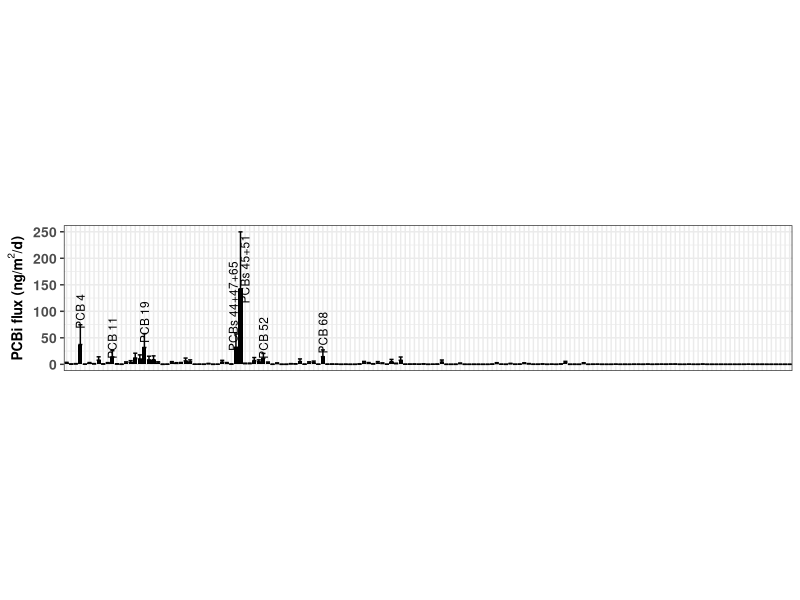

Reproduce this figure in R.
# Code to estimate individual PCB fluxes from Portland Harbor
# using 2018 and 2019 water samples
# Air data are not used in these calculations
# Monte Carlo simulation is included

# Packages and libraries needed -------------------------------------------
# Install package
install.packages("ggplot2")

# Load libraries
library(ggplot2)

# Chemical properties -----------------------------------------------------

# Create matrix to storage CP data
cp <- data.frame(matrix(NA, nrow = 159, ncol = 7))

# Add column names
colnames(cp) <- c('Congener', 'MW.PCB', 'nOrtho.Cl', 'H0.mean', 'H0.error',
                  'Kow.mean', 'Kow.error')

# Add PCB names
cp[,1] <- as.factor(c("PCB1", "PCB2", "PCB3", "PCB4", "PCB5", "PCB6", "PCB7", "PCB8",
                      "PCB9", "PCB10", "PCB11", "PCB12+13", "PCB14", "PCB15", "PCB16",
                      "PCB17", "PCB18+30", "PCB19", "PCB20+28", "PCB21+33", "PCB22",
                      "PCB23", "PCB24", "PCB25", "PCB26+29", "PCB27", "PCB31", "PCB32",
                      "PCB34", "PCB35", "PCB36", "PCB37", "PCB38", "PCB39", "PCB40+41+71",
                      "PCB42", "PCB43", "PCB44+47+65", "PCB45+51", "PCB46", "PCB48",
                      "PCB49+69", "PCB50+53", "PCB52", "PCB54", "PCB55", "PCB56", "PCB57",
                      "PCB58", "PCB59+62+75", "PCB60", "PCB61+70+74+76", "PCB63", "PCB64",
                      "PCB66", "PCB67", "PCB68", "PCB72", "PCB73", "PCB77", "PCB78",
                      "PCB79", "PCB80", "PCB81", "PCB82", "PCB83+99", "PCB84",
                      "PCB85+116+117", "PCB86+87+97+108+119+125", "PCB88+91", "PCB89",
                      "PCB90+101+113", "PCB92", "PCB93+95+98+100+102", "PCB94", "PCB96",
                      "PCB103", "PCB104", "PCB105", "PCB106", "PCB107+124", "PCB109",
                      "PCB110+115", "PCB111", "PCB112", "PCB114", "PCB118", "PCB120",
                      "PCB121", "PCB122", "PCB123", "PCB126", "PCB127", "PCB128+166",
                      "PCB129+138+160+163", "PCB130", "PCB131", "PCB132", "PCB133",
                      "PCB134+143", "PCB135+151+154", "PCB136", "PCB137", "PCB139+140",
                      "PCB141", "PCB142", "PCB144", "PCB145", "PCB146", "PCB147+149",
                      "PCB148", "PCB150", "PCB152", "PCB153+168", "PCB155", "PCB156+157",
                      "PCB158", "PCB159", "PCB161", "PCB162", "PCB164", "PCB165", "PCB167",
                      "PCB169", "PCB170", "PCB171+173", "PCB172", "PCB174", "PCB175",
                      "PCB176", "PCB177", "PCB178", "PCB179", "PCB180+193", "PCB181",
                      "PCB182", "PCB183+185", "PCB184", "PCB186", "PCB187", "PCB188",
                      "PCB189", "PCB190", "PCB191", "PCB192", "PCB194", "PCB195", "PCB196",
                      "PCB197+200", "PCB198+199", "PCB201", "PCB202", "PCB203", "PCB204",
                      "PCB205", "PCB206", "PCB207", "PCB208", "PCB209"))

# Add molecular weight
cp[1:3,2] <- c(188.644)
cp[4:14,2] <- c(223.088)
cp[15:34,2] <- c(257.532)
cp[35:64,2] <- c(291.976)
cp[65:93,2] <- c(326.42)
cp[94:124,2] <- c(360.864)
cp[125:145,2] <- c(395.308)
cp[146:155,2] <- c(429.752)
cp[156:158,2] <- c(465.740544)
cp[159,2] <- c(498.64)

# Add ortho Cl of individual PCB congeners
cp[,3] <- c(1,	0,	0,	2,	1,	1,	1,	1,	1,	2,	0,
            0,	0,	0,	2,	2,	2,	3,	1,	1,	1,	1,
            2,	1,	1,	2,	1,	2,	1,	0,	0,	0,	0,
            0,	2,	2,	2,	2,	3,	3,	2,	2,	3,	2,
            4,	1,	1,	1,	1,	2,	1,	1,	1,	2,	1,
            1,	1,	1,	2,	0,	0,	0,	0,	0,	2,	2,
            3,	2,	2,	3,	3,	2,	2,	3,	3,	4,	3,
            4,	1,	2,	1,	2,	2,	1,	2,	1,	1,	1,
            2,	1,	1,	0,	0,	2,	2,	2,	3,	3,	2,
            3,	3,	4,	2,	3,	2,	3,	3,	4,	2,	3,
            3,	4,	4,	2,	4,	1,	2,	1,	2,	1,	2,
            2,	1,	0,	2,	3,	2,	3,	3,	4,	3,	3,
            4,	2,	3,	3,	3,	4,	4,	3,	4,	1,	2,
            2,	2,	1,	3,	3,	4,	3,	4,	4,	3,	4,
            2,	3,	4,	4,	4)

# Add log10 Ho of individual PCB congeners
cp[,4] <- c(-3.526,	-3.544,	-3.562,	-3.483,	-3.622,	-3.486,	-3.424,	-3.518,	-3.49,
            -3.373,	-3.537,	-3.595,	-3.376,	-3.649,	-3.6,	-3.428,	-3.495,	-3.355,
            -3.544,	-3.62,	-3.719,	-3.497,	-3.5,	-3.5,	-3.526,	-3.393,	-3.562,
            -3.407,	-3.375,	-3.3745,	-3.473,	-3.818,	-3.634,	-3.524,	-3.503,
            -3.592,	-3.475,	-3.638,	-3.45,	-3.47,	-3.519,	-3.452,	-3.366,	-3.496,
            -3.242,	-3.739,	-3.82,	-3.568,	-3.602,	-3.517,	-3.816,	-3.694,	-3.615,
            -3.565,	-3.693,	-3.631,	-3.424,	-3.441,	-3.284,	-3.989,	-3.787,	-3.705,
            -3.426,	-3.844,	-3.835,	-3.603,	-3.6,	-3.716,	-3.736,	-3.461,	-3.526,
            -3.61,	-3.585,	-3.523,	-3.407,	-3.387,	-3.298,	-3.13,	-4.003,	-3.783,
            -3.768,	-3.55,	-3.707,	-3.574,	-3.574,	-3.845,	-3.901,	-3.61,	-3.253,
            -3.901,	-3.759,	-4.087,	-3.807,	-3.984,	-3.886,	-3.817,	-3.616,	-3.693,
            -3.691,	-3.639,	-3.548,	-3.492,	-3.731,	-3.483,	-3.76,	-3.502,	-3.529,
            -3.328,	-3.727,	-3.625,	-3.367,	-3.296,	-3.369,	-3.783,	-3.075,	-4.053,
            -3.782,	-3.808,	-3.545,	-3.881,	-3.754,	-3.56,	-3.959,	-4.186,	-4.059,
            -3.763,	-3.924,	-3.772,	-3.651,	-3.527,	-3.787,	-3.671,	-3.56,	-3.969,
            -3.638,	-3.59,	-3.696,	-3.339,	-3.434,	-3.693,	-3.353,	-3.177,	-3.95,
            -3.876,	-3.718,	-4.174,	-3.926,	-3.884,	-3.619,	-3.644,	-3.884,	-3.651,
            -3.853,	-3.463,	-4.059,	-4.059,	-3.772,	-3.777,	-3.948)

# Add Ho error
cp[,5] <- c(0.662)

# Add log10 Kow of individual PCB congeners
cp[,6] <- c(4.46,	4.69,	4.69,	4.65,	4.97,	5.06,	5.07,	5.07,	5.06,
            4.84,	5.28,	5.29,	5.28,	5.3,	5.16,	5.25,	5.24,	5.02,
            5.67,	5.6,	5.58,	5.57,	5.35,	5.67,	5.66,	5.44,	5.67,
            5.44,	5.66,	5.82,	5.88,	5.83,	5.76,	5.89,	5.98,	5.76,
            5.75,	5.75,	5.53,	5.53,	5.78,	5.85,	5.62,	5.84,	5.21,
            6.11,	6.11,	6.17,	6.17,	5.95,	6.11,	6.2,	6.17,	5.95,
            6.2,	6.2,	6.26,	6.26,	6.04,	6.36,	6.35,	6.42,	6.48,
            6.36,	6.2,	6.39,	6.04,	6.3,	6.29,	6.13,	6.07,	6.38,
            6.35,	6.13,	6.13,	5.71,	6.22,	5.81,	6.65,	6.64,	6.73,
            6.48,	6.48,	6.76,	6.45,	6.65,	6.74,	6.79,	6.64,	6.64,
            6.74,	6.89,	6.95,	6.74,	6.83,	6.8,	6.58,	6.58,	6.86,
            6.55,	6.64,	6.22,	6.83,	6.67,	6.82,	6.51,	6.67,	6.25,
            6.89,	6.67,	6.73,	6.32,	6.22,	6.92,	6.41,	7.18,	7.02,
            7.24,	7.08,	7.24,	7.02,	7.05,	7.27,	7.42,	7.27,	7.11,
            7.33,	7.11,	7.17,	6.76,	7.08,	7.14,	6.73,	7.36,	7.11,
            7.2,	7.2,	6.85,	6.69,	7.17,	6.82,	7.71,	7.46,	7.55,
            7.52,	7.8,	7.56,	7.65,	7.27,	7.2,	7.62,	7.24,	7.65,
            7.3,	8,	8.09,	7.74,	7.71,	8.18)

# Add Kow error
cp[,7] <- c(0.32)

# Update names
Congener <- cp$Congener
MW.PCB <- cp$MW.PCB
nOrtho.Cl <- cp$nOrtho.Cl
H0.mean <- cp$H0.mean
H0.error <- cp$H0.error
Kow.mean <- cp$Kow.mean
Kow.error <- cp$Kow.error

# Water concentrations ----------------------------------------------------

# Read water concentrations
wc.raw <- read.csv("WaterConcentrationV02.csv")
# Different approaches to use the data
# Prepare data [pg/L] = [ng/m3]
wc.1 <- subset(wc.raw, select = -c(SampleID:Units))
wc.2 <- cbind(wc.raw$LocationID, wc.1)
colnames(wc.2)[1] <- "LocationID"
# (1) All samples
# (i) Mean and standard deviation
wc.ave <- sapply(wc.1, mean, na.rm = TRUE)
wc.sd <- sapply(wc.1, sd, na.rm = TRUE)
wc.3 <- data.frame(t(rbind(wc.ave, wc.sd)))
C.PCB.water.mean <- wc.3$wc.ave
C.PCB.water.sd <- wc.3$wc.sd
# (ii) Geometric mean and geometric standard deviation
# Log 10 individual PCBs
wc.log <- log10(wc.1)
wc.gm <- exp(sapply(wc.log, mean, na.rm = TRUE))
wc.gsd <- exp(sapply(wc.log, sd, na.rm = TRUE))
wc.4 <- data.frame(t(rbind(wc.gm, wc.gsd)))
C.PCB.water.gm <- wc.4$wc.gm
C.PCB.water.gsd <- wc.4$wc.gsd
# (2) Specific site
# Selected site
wc.POH001 <- wc.2[wc.2$LocationID == 'WCPCB_OR-POH001', ]
wc.POH002 <- wc.2[wc.2$LocationID == 'WCPCB_OR-POH002', ]
wc.POH003 <- wc.2[wc.2$LocationID == 'WCPCB_OR-POH003', ]
wc.POH004 <- wc.2[wc.2$LocationID == 'WCPCB_OR-POH004', ]
wc.POH005 <- wc.2[wc.2$LocationID == 'WCPCB_OR-POH005', ]
wc.POH006 <- wc.2[wc.2$LocationID == 'WCPCB_OR-POH006', ]
wc.POH007 <- wc.2[wc.2$LocationID == 'WCPCB_OR-POH007', ]
# Calculate mean and sd for each site
# WCPCB_OR-POH001
wc.POH001.ave <- sapply(wc.POH001[, 2:160], mean, na.rm = TRUE)
wc.POH001.sd <- sapply(wc.POH001[, 2:160], sd, na.rm = TRUE)
wc.POH001.2 <- data.frame(t(rbind(wc.POH001.ave, wc.POH001.sd)))
C.PCB.water.POH001.mean <- wc.POH001.2$wc.POH001.ave
C.PCB.water.POH001.sd <- wc.POH001.2$wc.POH001.sd
# WCPCB_OR-POH002
wc.POH002.ave <- sapply(wc.POH002[, 2:160], mean, na.rm = TRUE)
wc.POH002.sd <- sapply(wc.POH002[, 2:160], sd, na.rm = TRUE)
wc.POH002.2 <- data.frame(t(rbind(wc.POH002.ave, wc.POH002.sd)))
C.PCB.water.POH002.mean <- wc.POH002.2$wc.POH002.ave
C.PCB.water.POH002.sd <- wc.POH002.2$wc.POH002.sd
# WCPCB_OR-POH003
wc.POH003.ave <- sapply(wc.POH003[, 2:160], mean, na.rm = TRUE)
wc.POH003.sd <- sapply(wc.POH003[, 2:160], sd, na.rm = TRUE)
wc.POH003.2 <- data.frame(t(rbind(wc.POH003.ave, wc.POH003.sd)))
C.PCB.water.POH003.mean <- wc.POH003.2$wc.POH003.ave
C.PCB.water.POH003.sd <- wc.POH003.2$wc.POH003.sd
# WCPCB_OR-POH004
wc.POH004.ave <- sapply(wc.POH004[, 2:160], mean, na.rm = TRUE)
wc.POH004.sd <- sapply(wc.POH004[, 2:160], sd, na.rm = TRUE)
wc.POH004.2 <- data.frame(t(rbind(wc.POH004.ave, wc.POH004.sd)))
C.PCB.water.POH004.mean <- wc.POH004.2$wc.POH004.ave
C.PCB.water.POH004.sd <- wc.POH004.2$wc.POH004.sd
# WCPCB_OR-POH005
wc.POH005.ave <- sapply(wc.POH005[, 2:160], mean, na.rm = TRUE)
wc.POH005.sd <- sapply(wc.POH005[, 2:160], sd, na.rm = TRUE)
wc.POH005.2 <- data.frame(t(rbind(wc.POH005.ave, wc.POH005.sd)))
C.PCB.water.POH005.mean <- wc.POH005.2$wc.POH005.ave
C.PCB.water.POH005.sd <- wc.POH005.2$wc.POH005.sd
# WCPCB_OR-POH006
wc.POH006.ave <- sapply(wc.POH006[, 2:160], mean, na.rm = TRUE)
wc.POH006.sd <- sapply(wc.POH006[, 2:160], sd, na.rm = TRUE)
wc.POH006.2 <- data.frame(t(rbind(wc.POH006.ave, wc.POH006.sd)))
C.PCB.water.POH006.mean <- wc.POH006.2$wc.POH006.ave
C.PCB.water.POH006.sd <- wc.POH006.2$wc.POH006.sd
# WCPCB_OR-POH007
wc.POH007.ave <- sapply(wc.POH007[, 2:160], mean, na.rm = TRUE)
wc.POH007.sd <- sapply(wc.POH007[, 2:160], sd, na.rm = TRUE)
wc.POH007.2 <- data.frame(t(rbind(wc.POH007.ave, wc.POH007.sd)))
C.PCB.water.POH007.mean <- wc.POH007.2$wc.POH007.ave
C.PCB.water.POH007.sd <- wc.POH007.2$wc.POH007.sd

# (3) Average of the three highest samples
# WCPCB_OR-POH003 8/22/18, WCPCB_OR-POH004 8/21/18 &
# WCPCB_OR-POH005 8/23/18
wc.hi <- wc.2[c(7, 10, 13), 2:160]
C.PCB.water.hi.ave <- sapply(wc.hi, mean)
C.PCB.water.hi.sd <- sapply(wc.hi, sd)

# Select water concentration to be used
C.PCB.water.ave <- C.PCB.water.hi.ave
C.PCB.water.error <- C.PCB.water.hi.sd

# Meteorological data -----------------------------------------------------
# Data obtained from ReadNOAAData.R data and ReadUSGSData.R codes
# 2018-08
tair.mean <- 21.3 # C, data from NOAA
tair.error <- 5.27 # C, data from NOAA
twater.mean <- 23.24 # C, data from USGS
twater.error <- 1.29 # C, data from USGS
u.mean <- 2.35 # m/s, data from NOAA
u.error <- 1.58 # m/s, data from NOAA
# Modify u @6.7 m to @10 m
u10.mean <- (10.4/(log(6.7) + 8.1))*u.mean
u10.error <- (10.4/(log(6.7) + 8.1))*u.error 
P.mean <- 1016 # mbar, data from NOAA
P.error <- 3.23 # mbar, data from NOAA

# Flux calculations -------------------------------------------------------

# Flux function
final.result = function(MW.PCB, H0.mean, H0.error, 
         C.PCB.water.ave, C.PCB.water.error, nOrtho.Cl,
         Kow.mean, Kow.error) {
# fixed parameters

R <- 8.3144 # [Pa m3/K/mol]
T <- 298.15 # [K]

F.PCB.aw <- NULL
# number of replicates for Monte Carlo simulation
for (replication in 1:1000) {

# Random parameters
# Parameters for calculating Delta Uaw
a <- rnorm(1, 0.085, 0.007)
b <- rnorm(1, 1, 0.5)
c <- rnorm(1, 32.7, 1.6)
# Parameter for calculating Delta Uoa
a2 <- rnorm(1, 0.13, 0.02) 
b2 <- rnorm(1, 2.9, 1.2)
c2 <- rnorm(1, 47.8, 4.3)
# Henry's law constant [Pa m3/mol]
H0 <- rnorm(1, H0.mean, H0.error)
# Octanol-water partition coefficient [Lwater/Loctanol]
Kow <- rnorm(1, Kow.mean, Kow.error) 
# PCB water concentration [pg/L] = [ng/m3]
# Concentrations can be changed
C.PCB.water <- abs(rnorm(1, C.PCB.water.ave, C.PCB.water.error)) # [pg/L]
# DOC [mg/L] (Spencer et al 2012)
DOC <- abs(rnorm(1, 2, 0.3))
# Water temperature [C]
T.water <- rnorm(1, twater.mean, twater.error)
# Air temperature [C]
T.air <- rnorm(1, tair.mean, tair.error)
# atmospheric pressure [mbar]
P <- rnorm(1, P.mean, P.error)
# Wind speed @10 m [m/s]
u <- abs(rnorm(1, u10.mean, u10.error))

# Computed values
# Henry's law constant (HLC) corrections
# PCB internal energy for the transfer of water to air transfer
DeltaUaw <- (a*MW.PCB-b*nOrtho.Cl+c)*1000 # [J/mol]
# Transform HLC to K
K <- 10^(H0)*101325/(R*T) # [Lwater/Lair]
# Correct K using water temperature
K.air.water <- K*exp(-(DeltaUaw/R)*(1/(T.water + 273.15) - 1/T)) # [Lwater/Lair]
# Final K (corrected by air and water temperature)
K.final <- K.air.water*(T.water + 273.15)/(T.air + 273.15) # [Lwater/Lair]

# KDOC calculation and correction
# PCB internal energy for the transfer of octanol-air
DeltaUoa <- (-a2*MW.PCB+b2*nOrtho.Cl-c2)*1000 # [J/mol]
# PCB internal energy for the transfer of octanol-water
DeltaUow <- DeltaUoa + DeltaUaw # [J/mol]
# Octanol-water partition coefficient corrected by water temperature
Kow.water.t <- 10^(Kow)*exp(-(DeltaUow/R)*(1/(T.water + 273.15)-1/T)) # [Loctanol/Lwater]
# DOC-water partition coefficient
Kdoc.t <- 0.06*Kow.water.t # [Lwater/kgdoc]

# Freely dissolved water concentration calculations
C.PCB.water.f <- C.PCB.water/(1 + Kdoc.t*DOC/1000^2) # [ng/m3]

# Air-water mass transfer calculations
# (1) Air side mass transfer calculations
# Water diffusivity in air corrected by air
# temperature and atmospheric pressure
D.water.air <- (10^(-3)*1013.25*((273.15+T.air)^1.75*((1/28.97) +
                (1/18.0152))^(0.5))/P/(20.1^(1/3) + 9.5^(1/3))^2) # [cm2/s]
# PCB diffusivity in air
D.PCB.air <- D.water.air*(MW.PCB/18.0152)^(-0.5) # [cm2/s]
# Water vapor exchange velocity in air (from eq. 20-15)
V.water.air <- 0.2*u + 0.3 # u @10 meter [cm/s]
# Air side mass transfer
V.PCB.air <- V.water.air*(D.PCB.air/D.water.air)^(2/3) # [cm/s]

# (2) Water side mass transfer calculations
# Dynamic viscosity of water at water temperature [kg/m/s]
visc.water <- 10^(-4.5318-220.57/(149.39 - (273.15 + T.water)))
# Water density corrected at water temperature [kg/m3]
dens.water <- (999.83952+16.945176*T.water - 7.9870401*10^-3*T.water^2
               - 46.170461*10^-6*3 + 105.56302*10^-9*T.water^4 -
                 280.54253*10^-12*T.water^5)/(1 + 16.87985*10^-3*T.water)
# Kinematic viscosity of water
v.water <- visc.water/dens.water*100^2 # [cm2/s]
# CO2 diffusivity in water at water temperature
diff.co2 <- 0.05019*exp(-19.51*1000/(273.15 + T.water)/R) # [cm2/s]
# PCB diffusivity in water 
D.PCB.water <- diff.co2*(MW.PCB/44.0094)^(-0.5) # [cm2/s]
# PCB Schmidt number in water []
Sc.PCB.water <- v.water/D.PCB.water
# CO2 Schmidt number in water
Sc.co2.water <- v.water/diff.co2
# k600 calculations, u in [m/s], k600 originally [cm/h]
# from Alin et al., 2011
k600 <- (4.46 + 7.11*u)/60/60 # [cm/s]
# Water side mass transfer (from eq. 20-24)
if(u > 5){
  V.PCB.water <- k600*(Sc.PCB.water/Sc.co2.water)^(-0.5)  
} else {
  V.PCB.water <- k600*(Sc.PCB.water/Sc.co2.water)^(-2/3)
} # [cm/s]

# Air-water mass transfer
mtc.PCB <- ((1/V.PCB.water+1/(V.PCB.air*K.final)))^(-1) # [cm/s]
# Flux calculations
F.PCB.aw <- c(F.PCB.aw, mtc.PCB*(C.PCB.water.f)*(60*60*24)/100) # [ng/m2/d]

}

mmm <-mean(F.PCB.aw) #ng/m2/day
sss <- sd(F.PCB.aw) #ng/m2/day
q2.5 <- quantile(F.PCB.aw, 0.025, na.rm = TRUE)
q97.5 <- quantile(F.PCB.aw, 0.975, na.rm = TRUE)

c(mmm, sss, q2.5, q97.5)

}

# Final calculations ------------------------------------------------------

Num.Congener <- length(Congener)

result <- NULL
for (i in 1:Num.Congener) {
	result <- rbind(result, final.result(MW.PCB[i], H0.mean[i], H0.error[i], 
         C.PCB.water.ave[i], C.PCB.water.error[i], nOrtho.Cl[i],
         Kow.mean[i], Kow.error[i]))
}

# Compiling results
final.result = data.frame(Congener, result)
names(final.result) = c("Congener", "Mean (ng/m2/d)",
                        "Std (ng/m2/d)", "2.5%CL (ng/m2/d)",
                        "97.5%CL (ng/m2/d)")

# Select individual PCB fluxes --------------------------------------------
# Select individual congeners
# PCB4
print(final.result[4,])
# PCB11
print(final.result[11,])
# PCB44+47+65
print(final.result[38,])
# PCB45+51
print(final.result[39,])
# PCB68
print(final.result[57,])

# Plot fluxes -------------------------------------------------------------
# Organize x-axis
final.result$Congener <- as.character(final.result$Congener)
#Then turn it back into a factor with the levels in the correct order
final.result$Congener <- factor(final.result$Congener,
                            levels = unique(final.result$Congener))

ggplot(final.result, aes(x = Congener, y = `Mean (ng/m2/d)`)) +
  geom_bar(position = position_dodge(), stat = "identity",
           fill = "black") +
  geom_errorbar(aes(ymin = `Mean (ng/m2/d)`,
                    ymax = (`Mean (ng/m2/d)` + `Std (ng/m2/d)`)),
                width = 0.9, position = position_dodge(0.9)) +
  xlab("") +
  theme_bw() +
  theme(aspect.ratio = 5/25) +
  ylab(expression(bold("PCBi flux (ng/m"^2*"/d)"))) +
  theme(axis.text.y = element_text(face = "bold", size = 10),
        axis.title.y = element_text(face = "bold", size = 10)) +
  theme(axis.title.x=element_blank(),
        axis.text.x=element_blank(),
        axis.ticks.x=element_blank()) +
  annotate("text", x = 4, y = 100, label = "PCB 4", size = 3,
           fontface = 1, angle = 90) +
  annotate("text", x = 11, y = 50, label = "PCB 11", size = 3,
           fontface = 1, angle = 90) +
  annotate("text", x = 18, y = 80, label = "PCB 19",
           size = 3, fontface = 1, angle = 90) +
  annotate("text", x = 37.4, y = 110, label = "PCBs 44+47+65",
           size = 3, fontface = 1, angle = 90) +
  annotate("text", x = 40, y = 180, label = "PCBs 45+51",
           size = 3, fontface = 1, angle = 90) +
  annotate("text", x = 44, y = 50, label = "PCB 52",
           size = 3, fontface = 1, angle = 90) +
  annotate("text", x = 57, y = 60, label = "PCB 68",
           size = 3, fontface = 1, angle = 90)


